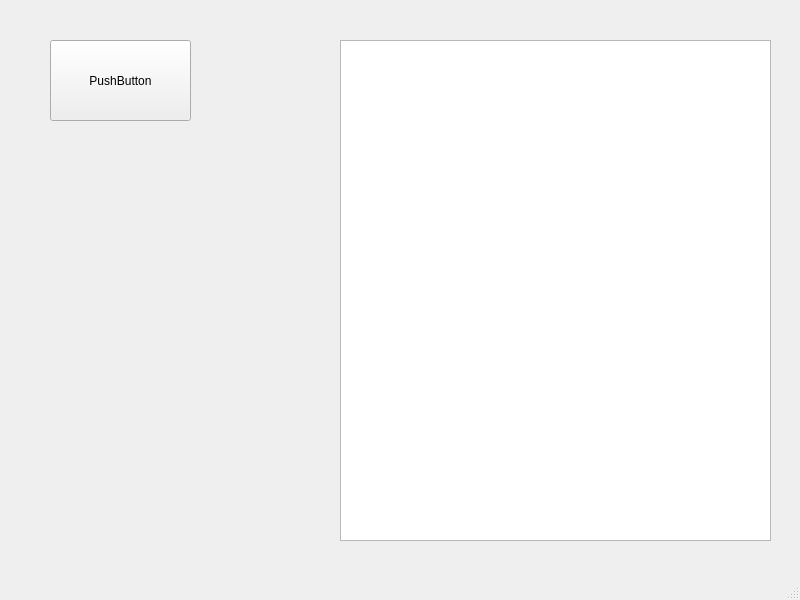
<?xml version="1.0" encoding="UTF-8"?>
<ui version="4.0">
 <class>MainWindow</class>
 <widget class="QMainWindow" name="MainWindow">
  <property name="geometry">
   <rect>
    <x>0</x>
    <y>0</y>
    <width>800</width>
    <height>600</height>
   </rect>
  </property>
  <property name="windowTitle">
   <string>MainWindow</string>
  </property>
  <widget class="QWidget" name="centralwidget">
   <widget class="QPushButton" name="pushButton">
    <property name="geometry">
     <rect>
      <x>50</x>
      <y>40</y>
      <width>141</width>
      <height>81</height>
     </rect>
    </property>
    <property name="text">
     <string>PushButton</string>
    </property>
   </widget>
   <widget class="QListView" name="listView">
    <property name="geometry">
     <rect>
      <x>340</x>
      <y>40</y>
      <width>431</width>
      <height>501</height>
     </rect>
    </property>
   </widget>
  </widget>
  <widget class="QMenuBar" name="menubar">
   <property name="geometry">
    <rect>
     <x>0</x>
     <y>0</y>
     <width>800</width>
     <height>25</height>
    </rect>
   </property>
  </widget>
  <widget class="QStatusBar" name="statusbar"/>
 </widget>
 <resources/>
 <connections/>
</ui>
